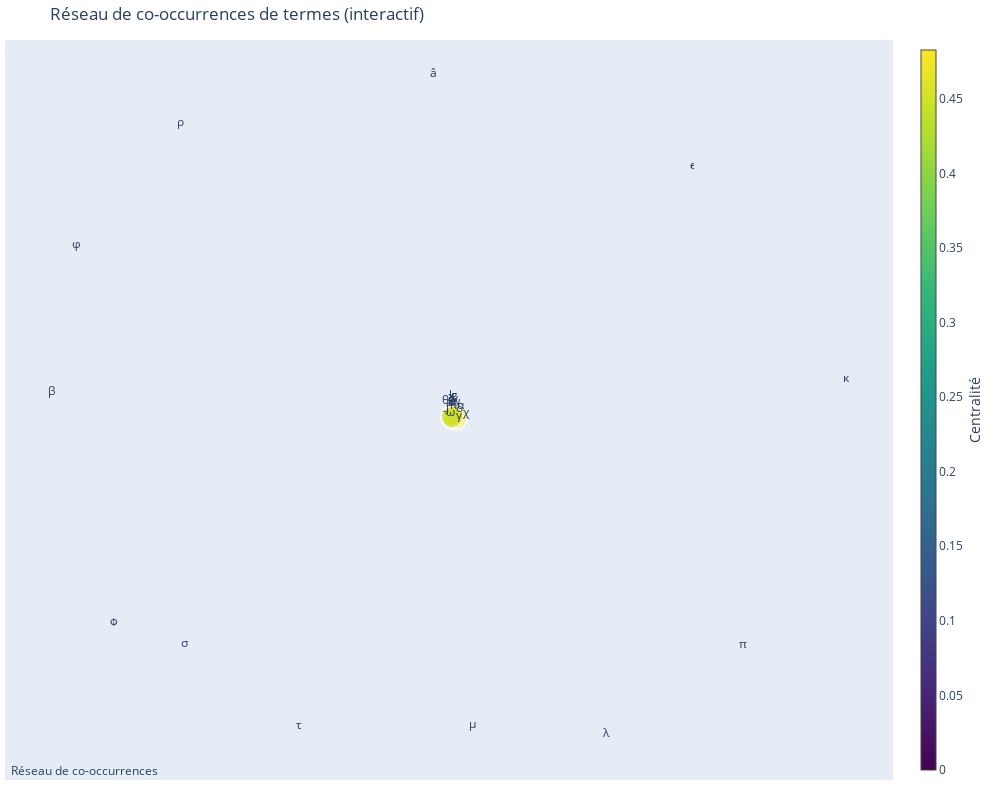

The notebook cell saved with this chart:
### Markdown cell above
## Visualisation des co-occurrences

### Code cell
# Visualisation des co-occurrences
cooc_viz = CooccurrenceVisualizer(df)
cooc_viz.build_cooccurrence_matrix(window_size=5, min_df=10, max_df=0.9, max_features=500)
cooc_viz.plot_collocations(n_collocations=30)
cooc_viz.plot_cooccurrence_network(n_edges=100)
cooc_network = cooc_viz.create_interactive_cooccurrence_network(n_nodes=30, n_edges=50)
cooc_network  # Pour afficher dans Jupyter

### Figure 1 — Plotly figure (JSON) as saved in the notebook; plotly's stock layout.template omitted (floating-point values rounded to 4 significant figures; data arrays with more than 128 entries replaced by an {"elided": "..."} marker saying what was removed)
{"data": [{"hoverinfo": "none", "line": {"color": "lightgray", "width": 1}, "mode": "lines", "type": "scatter", "x": {"elided": "150 float values"}, "y": {"elided": "150 float values"}}, {"hoverinfo": "text", "marker": {"color": [0, 0, 0, 0, 0, 0, 0.03448, 0, 0.03448, 0, 0, 0, 0.03448, 0, 0, 0.06897, 0.06897, 0.1034, 0.1034, 0.1379, 0.06897, 0.1724, 0.1724, 0.2759, 0.2069, 0.3103, 0.3448, 0.3793, 0.4828, 0.4483], "colorbar": {"thickness": 15, "title": {"side": "right", "text": "Centralité"}, "xanchor": "left"}, "colorscale": [[0, "#440154"], [0.1111, "#482878"], [0.2222, "#3e4989"], [0.3333, "#31688e"], [0.4444, "#26828e"], [0.5556, "#1f9e89"], [0.6667, "#35b779"], [0.7778, "#6ece58"], [0.8889, "#b5de2b"], [1, "#fde725"]], "line": {"width": 2}, "showscale": true, "size": [0, 0, 0, 0, 0, 0, 1.724, 0, 1.724, 0, 0, 0, 1.724, 0, 0, 3.448, 3.448, 5.172, 5.172, 6.897, 3.448, 8.621, 8.621, 13.79, 10.34, 15.52, 17.24, 18.97, 24.14, 22.41]}, "mode": "markers+text", "text": ["â", "κ", "ϕ", "φ", "ϵ", "ρ", "χ", "τ", "θ", "μ", "π", "σ", "γ", "β", "λ", "ω", "_", "δ", "z", "j", "α", "w", "q", "b", "h", "f", "v", "x", "g", "k"], "textposition": "top center", "type": "scatter", "x": [0.0114, 0.9413, -0.7111, -0.7951, 0.5945, -0.5607, 0.08473, -0.2934, 0.03782, 0.09904, 0.7099, -0.5508, 0.06887, -0.8496, 0.4012, 0.04894, 0.03689, 0.06846, 0.04499, 0.04351, 0.07257, 0.06011, 0.05384, 0.05197, 0.05569, 0.05497, 0.05867, 0.04978, 0.05875, 0.05272], "y": [1, 0.1404, -0.5421, 0.5199, 0.7419, 0.8623, 0.04013, -0.836, 0.07313, -0.8332, -0.6065, -0.604, 0.03116, 0.1039, -0.8584, 0.03531, 0.05341, 0.04594, 0.06178, 0.0454, 0.05679, 0.05865, 0.05915, 0.04729, 0.04534, 0.054, 0.0512, 0.05329, 0.049, 0.051]}], "layout": {"annotations": [{"showarrow": false, "text": "Réseau de co-occurrences", "x": 0.005, "xref": "paper", "y": -0.002, "yref": "paper"}], "height": 800, "hovermode": "closest", "margin": {"b": 20, "l": 5, "r": 5, "t": 40}, "showlegend": false, "title": {"text": "Réseau de co-occurrences de termes (interactif)"}, "width": 1000, "xaxis": {"showgrid": false, "showticklabels": false, "zeroline": false}, "yaxis": {"showgrid": false, "showticklabels": false, "zeroline": false}}}
